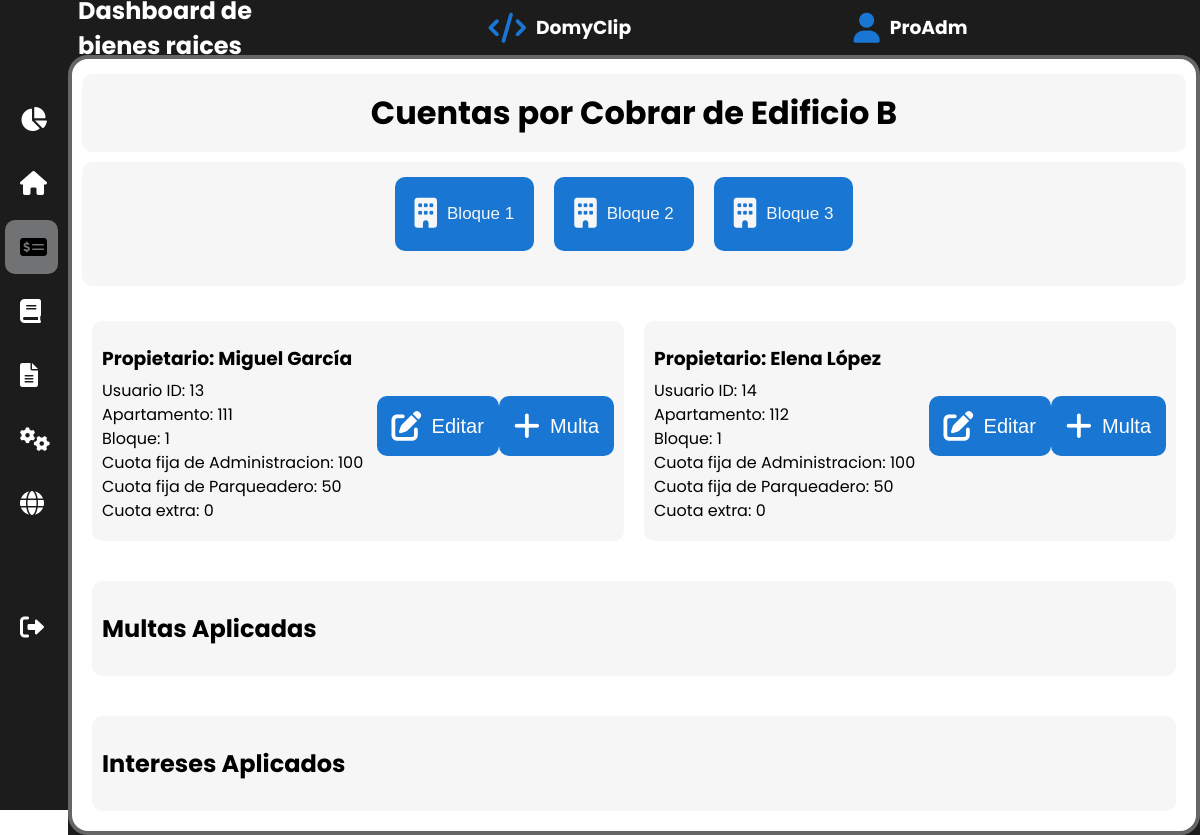
Screenshot of /pagos/2/ (signed in) with the database file from the repository.
### tables this page shows
CREATE TABLE Edificios (
            ID INTEGER PRIMARY KEY AUTOINCREMENT,
            edificio_id INTEGER NOT NULL,
            usuario_id INTEGER NOT NULL,
            nombre TEXT NOT NULL,
            apartamentos INTEGER NOT NULL,
            direccion TEXT NOT NULL,
            nit TEXT NOT NULL,
            FOREIGN KEY (usuario_id) REFERENCES usuarios(usuario_id)
                   );

CREATE TABLE Propietarios (
            user_id INTEGER PRIMARY KEY AUTOINCREMENT,
            edificio_id INTEGER NOT NULL,
            apto TEXT,
            bloque TEXT NOT NULL,
            nombres TEXT NOT NULL,
            apellidos TEXT NOT NULL,
            parq TEXT,
            cedula TEXT NOT NULL,
            celular TEXT NOT NULL,
            direccion TEXT NOT NULL,
            correo TEXT,
            valoradmin INTERGER,
            valorparq INTERGER,
            cuotaextra INTERGER,
            FOREIGN KEY (edificio_id) REFERENCES edificios(edificio_id)
                   );

### app.py (the view)
@app.route('/pagos/<int:edificio_id>/')
def pagos(edificio_id):
    if 'username' in session:# Verificar si el usuario ha iniciado sesión
        username = session['username']# Obtener el nombre de usuario de la sesión
    else:
        return redirect('/login')
    nombre_edificio = obtener_nombre_edificio(edificio_id)
    bloques = obtener_bloques(edificio_id)  # Agregar esta línea para obtener los bloques
    propietarios_por_bloque = {}
    for bloque in bloques:
        propietarios_por_bloque[bloque] = obtener_propietarios_por_bloque(edificio_id, bloque)
    multas_e_intereses_por_edif = obtener_multas_e_intereses_por_edificio(edificio_id)
    multas = [item for item in multas_e_intereses_por_edif if item['Multa'] > 0]
    intereses = [item for item in multas_e_intereses_por_edif if item['Interes'] > 0]
    return render_template('pagos.html', edificio_id=edificio_id, nombre_edificio=nombre_edificio,
                           username=username, bloques=bloques, propietarios_por_bloque=propietarios_por_bloque,
                           multas=multas, intereses=intereses)

### app.py (called while the page is built, shortened)
def obtener_nombre_edificio(edificio_id):
    conn = sqlite3.connect(DATABASE)
    cursor = conn.cursor()
    cursor.execute("SELECT nombre FROM Edificios WHERE edificio_id = ?", (edificio_id,))
    nombre_edificio = cursor.fetchone()[0]
    conn.close()
    return nombre_edificio

def obtener_bloques(edificio_id):
    conn = sqlite3.connect(DATABASE)
    cursor = conn.cursor()
    cursor.execute("SELECT DISTINCT bloque FROM Propietarios WHERE edificio_id = ?", (edificio_id,))
    bloques = [row[0] for row in cursor.fetchall()]
    conn.close()
    return bloques

def obtener_propietarios_por_bloque(edificio_id, bloque):
    conn = sqlite3.connect(DATABASE)
    cursor = conn.cursor()
    cursor.execute("SELECT user_id, nombres, apellidos, apto, cedula, celular, direccion, parq, correo, valoradmin, valorparq, cuotaextra FROM Propietarios WHERE edificio_id = ? AND bloque = ?", (edificio_id, bloque))
    propietarios = cursor.fetchall()
    conn.close()
    return propietarios

def obtener_multas_e_intereses_por_edificio(edificio_id):
    conn = sqlite3.connect(DATABASE)
    cursor = conn.cursor()
    cursor.execute("SELECT apto, bloque, fecha, CXC, CuotaAMD, Interes, Multa, CuotaExtra, ValorTotal, estado FROM CuentasCobrar WHERE edificio_id = ? AND (Interes > 0 OR Multa > 0) ORDER BY fecha", (edificio_id,))
    multas_e_intereses = cursor.fetchall()
    conn.close()
    multas_e_intereses_dict = []
    return multas_e_intereses_dict

### templates/pagos.html (shortened to what this page needs)
<!DOCTYPE html>
<html lang="es">
<head>
    <link rel="stylesheet" href="https://cdnjs.cloudflare.com/ajax/libs/font-awesome/6.0.0/css/all.min.css"
 />
    <link rel="stylesheet" href="{{ url_for('static', filename='Dashboard.css') }}">
    <link rel="stylesheet" href="{{ url_for('static', filename='header_sidebar.css') }}">
</head>
<body>
    <header class="header">
        <div class="top-menu">
            <div class="Version">
                <h4>Dashboard de bienes raices</h4>
            </div>
            <div class="logo">
                <i class="fas fa-code"></i>
                <h3>DomyClip</h3>
            </div>
            <div class="icon">
                <i class="fas fa-user"></i>
                <h3>{{ session['username'] }}</h3>
            </div>
        </div>
    </header>
    <main class="main">
        <div class="circulo">
            <div class="titulo">
                <h1>Cuentas por Cobrar de {{ nombre_edificio }}</h1>
            </div>
            <div class="propietarios-section">
                <div class="botones-bloque">
                    {% for bloque in bloques %}
                    <button class="bloque-btn" onclick="togglePropietarios({{ bloque }})">
                        <div class="icon-container">
                            <i class="fas fa-building"></i>
                        </div>
                        Bloque {{ bloque }}
                    </button>
                    {% endfor %}
                </div>
                {% for bloque, propietarios in propietarios_por_bloque.items() %}
                <div class="bloque" id="bloque{{ bloque }}" style="display: none;">
                    <div class="propietarios" id="propietarios{{ bloque }}">
                        <div class="row">
                            {% for propietario in propietarios %}
                            <div class="col-md-6">
                                <div class="prop">
                                    <div class="contenido">
                                        <div class="texto">
                                            <h3>Propietario: {{ propietario[1] }} {{ propietario[2] }}</h3>
                                            <p>Usuario ID: {{ propietario[0] }}</p>
                                            <p>Apartamento: {{ propietario[3] }}</p>
                                            <p>Bloque: {{ bloque }}</p>
                                            <p>Cuota fija de Administracion: {{ propietario[9] }}</p>
                                            <p>Cuota fija de Parqueadero: {{ propietario[10] }}</p>
                                            <p>Cuota extra: {{ propietario[11] }}</p>
                                        </div>
                                        <div class="cont_boton">
                                            <button class="boton" onclick="abrirModalEditarPropietario('{{ propietario[0] }}', '{{ propietario[9] }}', '{{ propietario[10] }}', '{{ propietario[11] }}')">
                                                <i class="fas fa-edit"></i>
                                                Editar
                                            </button>
                                            <button class="boton" onclick="abrirModalAñadirMulta('{{ propietario[0] }}')">
                                                <i class="fas fa-plus"></i>
                                                Multa
                                            </button>
                                        </div>
                                    </div>
                                </div>
                            </div>
                            {% endfor %}
                        </div>
                    </div>
                </div>
                {% endfor %}
                <div class="prop b1">
                    <h2>Multas Aplicadas</h2>
                </div>
                <div class="prop b2">
                    <h2>Intereses Aplicados</h2>
                </div>
                </div>
            </div>
    </main>
    <section class="sidebar">
        <div class="menu">
            <a href="/estadisticas/{{ edificio_id }}" class="enlace">
                <i class="fas fa-chart-pie"></i>
            </a>
            <a href="/propietarios/{{ edificio_id }}" class="enlace">
                <i class="fas fa-home"></i>
            </a>
            <a href="" class="enlace activo">
                <i class="fas fa-money-check-alt"></i>
            </a>
            <a href="/contabilidad/{{ edificio_id }}" class="enlace">
                <i class="fas fa-book"></i>
            </a>
            <a href="/informes/{{ edificio_id }}" class="enlace">
                <i class="fas fa-file-alt"></i>
            </a>
            <a href="/configuracion/{{ edificio_id }}" class="enlace">
                <i class="fas fa-cogs"></i>
            </a>
            <div class="enlace" onclick="webdomotycort()">
                <i class="fas fa-globe"></i>
            </div>
            <div class="cerrar">
                <a href="{{ url_for('logout') }}">
                    <i class="fas fa-sign-out-alt"></i>
                </a>
            </div>
        </div>
    </section>
</body>
</html>

### static/Dashboard.css (style rules this page uses)
.main { background-color: #1c1c1c; grid-area: main; display: grid; }
.circulo { width: 100%; height: 100%; border-radius: 20px; background-color: #fff; border: 4px solid #666666; box-sizing: border-box; padding: 10px; }
.titulo h1 { display: flex; flex-wrap: wrap; justify-content: center; background-color: #f6f6f6; border-radius: 10px; padding: 15px; margin-top: 5px; margin-bottom: 5px; }
.propietarios-section { display: grid; gap: 20px; }
.botones-bloque { display: flex; flex-wrap: wrap; justify-content: center; background-color: #f6f6f6; border-radius: 10px; padding: 15px; margin-top: 5px; margin-bottom: 5px; }
.bloque-btn { background-color: #1976d2; color: #f6f6f6; font-size: 17px; border: none; border-radius: 10px; padding: 20px 20px; margin-bottom: 20px; margin-right: 20px; cursor: pointer; transition: background-color 0.3s ease-in-out; display: flex; align-items: center; }
.icon-container { margin-right: 10px; font-size: 30px; }
.prop { background-color: #f6f6f6; border-radius: 10px; padding: 10px; margin: 10px; }
.row { display: flex; flex-wrap: wrap; }
.col-md-6 { flex: 0 0 50%; max-width: 50%; }
.contenido { display: flex; align-items: center; }
.texto { flex: 80%; font-size: 16px; line-height: 1; overflow: auto; }
.texto p { line-height: 0.5; }
.cont_boton { flex: 20%; text-align: right; display: flex; align-items: center; justify-content: center; }
.cont_boton i { font-size: 30px; margin-right: 10px; }
.boton { background-color: #1976d2; color: white; border: none; border-radius: 10px; padding: 15px 15px; font-size: 20px; cursor: pointer; transition: color 0.3s ease-in-out; display: flex; align-items: center; justify-content: center; height: 100%; margin-bottom: 10px; }

### static/header_sidebar.css (style rules this page uses)
body { height: 100vh; display: grid; grid-template-columns: 68px 1fr; grid-template-rows: 55px 1fr; grid-template-areas: "side header" "side main"; margin: 0; font-family: "Poppins", sans-serif; }
.header { background-color: #1c1c1c; grid-area: header; display: flex; align-items: center; justify-content: center; padding: 10px; }
.top-menu { display: flex; align-items: center; justify-content: center; width: 100%; }
.header h3 { color: #ffffff; }
.logo, .Version, .icon { margin-right: 20%; display: flex; align-items: center; color: #ffffff; }
.logo i, .icon i { font-size: 30px; color: #1976d2; margin-right: 10px; }
.header h4 { color: #ffffff; font-size: 24px; font-weight: 700; }
.sidebar { width: 58px; height: 100vh; background: #1c1c1c; padding: 5px; transition: width 0.3s ease; grid-area: side; display: flex; flex-direction: column; justify-content: center; position: fixed; }
.menu { display: flex; flex-direction: column; }
.menu .enlace { width: 40%; transition: width 0.3s ease; padding: 15px; border-radius: 10px; display: flex; align-items: center; margin-bottom: 10px; cursor: pointer; font-size: 16px; color: #fff; text-decoration: none; position: relative; }
.menu .cerrar { width: 40%; transition: width 0.3s ease; padding: 15px; margin: 60px 0; border-radius: 10px; display: flex; align-items: center; cursor: pointer; font-size: 16px; color: #fff; text-decoration: none; position: relative; }
.menu .enlace i, .menu .cerrar i { margin-right: 15px; font-size: 24px; color: #fff; }
.menu .enlace.activo, .menu .cerrar.activo { background-color: #c3c5ca81; }
.menu .enlace.activo i, .menu .cerrar.activo i { color: #000000; }

### rows the page displays
Edificios: username "ProAdm", nombre "Edificio B"
Propietarios: nombres "Miguel", apellidos "García", user_id "13", apto "111", bloque "1", valoradmin "100", valorparq "50", cuotaextra "0"
Propietarios: nombres "Elena", apellidos "López", user_id "14", apto "112", bloque "1", valoradmin "100", valorparq "50", cuotaextra "0"

### other values shown
{{ bloque }} "1" "2" "3"
